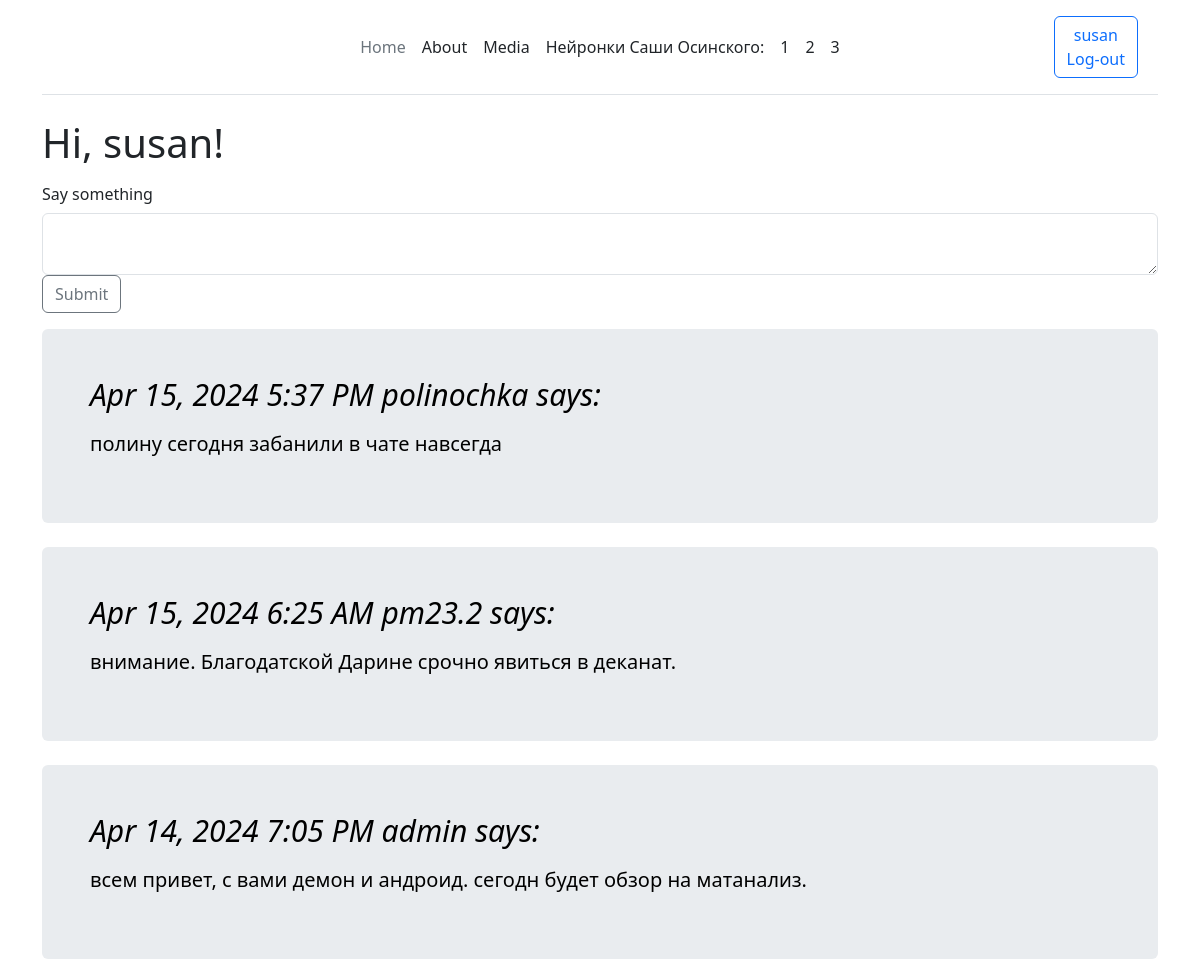
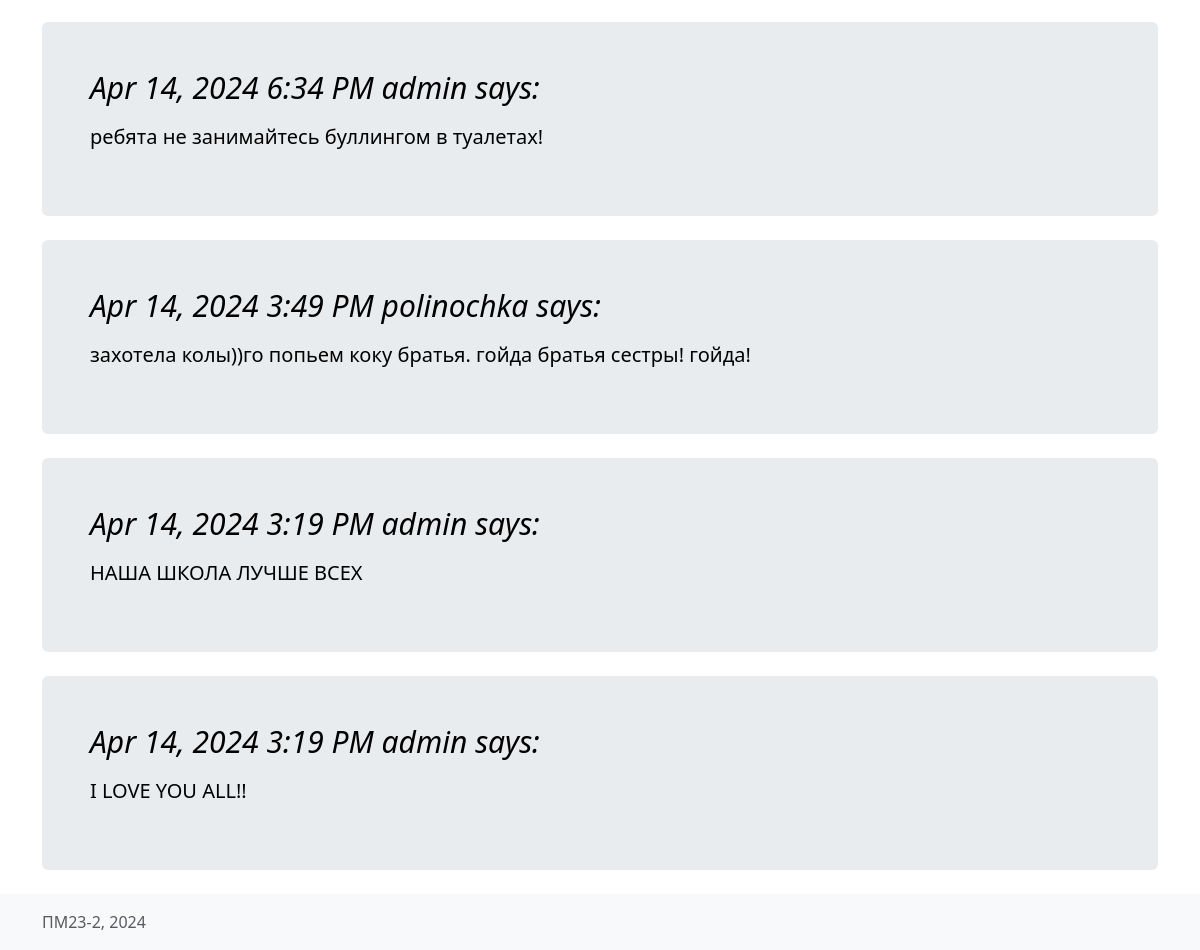
The app's page /index (signed in) with its own data (2 pictures, top to bottom).
### app/models.py (models this page shows, shortened)
class User(UserMixin, db.Model):
    id: so.Mapped[int] = so.mapped_column(primary_key=True)
    username: so.Mapped[str] = so.mapped_column(sa.String(64), index=True, unique=True)
    email: so.Mapped[str] = so.mapped_column(sa.String(120), index=True, unique=True)
    password_hash: so.Mapped[Optional[str]] = so.mapped_column(sa.String(256))
    posts: so.WriteOnlyMapped['Post'] = so.relationship(back_populates='author')

class Post(db.Model):
    id: so.Mapped[int] = so.mapped_column(primary_key=True)
    body: so.Mapped[str] = so.mapped_column(sa.String(140))
    timestamp: so.Mapped[datetime] = so.mapped_column(index=True, default=lambda: datetime.now(timezone.utc))
    user_id: so.Mapped[int] = so.mapped_column(sa.ForeignKey(User.id),index=True)
    author: so.Mapped[User] = so.relationship(back_populates='posts')

### app/routes.py (the view)
@app.route('/', methods=["POST", "GET"])
@app.route('/index', methods=["POST", "GET"])
@login_required
def index():
    form = PostForm()
    if form.validate_on_submit():
        post = Post(body=form.post.data, author=current_user)
        db.session.add(post)
        db.session.commit()
        flash('Your post is now live!')
        return redirect(url_for('index'))
    posts = Post.query.order_by(Post.timestamp).all()[::-1]
    return render_template("index.html", title='Home Page', form=form, posts=posts)

### app/forms.py
class PostForm(FlaskForm):
    post = TextAreaField('Say something', validators=[DataRequired(), Length(min=1, max=140)])
    submit = SubmitField('Submit')

### app/models.py (called while the page is built)
@login.user_loader
def load_user(id):
    return db.session.get(User, int(id))

### app/templates/index.html (shortened to what this page needs)
{% extends "base.html" %}
{% block content %}
<main class="container">
    <h1>Hi, {{ current_user.username }}!</h1>
    <form action="" method="post">
        {{ form.post.label(class_="col-sm-2 col-form-label") }}<br>
        {{ form.post(class_="form-control") }}
        <p>{{ form.submit(class_="btn btn-outline-secondary") }}</p>
    </form>
    {% for post in posts %}
    <div class="p-4 p-md-5 mb-4 rounded text-body-emphasis bg-body-secondary">
            <h1 class="display-4 fst-italic" style="font-size: 30px;">{{ moment(post.timestamp).format('lll')}} {{
                post.author.username }} says: </h1>
            <p class="lead my-3" style="font-size: 20px;">{{ post.body }}</p>
    </div>
    {% endfor %}
</main>
{% endblock %}

### app/templates/base.html (shortened to what this page needs)
<html>
<head>
    {% block styles %}
    {{ bootstrap.load_css() }}
    {% endblock %}
</head>
<div class="container">
    <header class="d-flex flex-wrap align-items-center justify-content-center justify-content-md-between py-3 mb-4 border-bottom"
            style="padding-left: calc(var(--bs-gutter-x)* .5); padding-right: calc(var(--bs-gutter-x)* .5)">
        <div class="col-md-3 mb-2 mb-md-0">
            <a href="/" class="d-inline-flex link-body-emphasis text-decoration-none">
                <svg class="bi" width="40" height="32" role="img" aria-label="Bootstrap">
                    <use xlink:href="#bootstrap"></use>
                </svg>
            </a>
        </div>
        <ul class="nav col-12 col-md-auto mb-2 justify-content-center mb-md-0">
            <li><a href="/index" class="nav-link px-2 link-secondary">Home</a></li>
            <li><a href="#" class="nav-link px-2 link-dark">About</a></li>
            <li><a href="#" class="nav-link px-2 link-dark">Media</a></li>
            <li><a class="nav-link px-2 link-dark">Нейронки Саши Осинского:</a></li>
            <li><a href="#" class="nav-link px-2 link-dark">1</a></li>
            <li><a href="#" class="nav-link px-2 link-dark">2</a></li>
            <li><a href="#" class="nav-link px-2 link-dark">3</a></li>
        </ul>
        <div class="col-md-3 text-end">
            {% if current_user.is_anonymous %}
            <a class="btn btn-outline-primary me-2" href="{{ url_for('login') }}">Login</a>
            {% else %}
            <a class="btn btn-outline-primary me-2" href="{{ url_for('logout') }}"> {{current_user.username}} <br>
                Log-out</a>
            {% endif %}
        </div>
    </header>
</div>
<body class="d-flex flex-column h-100">
{% block content %}{% endblock %}
</body>
<footer class="footer mt-auto py-3 bg-body-tertiary"
">
<div class="container">
    <span class="text-body-secondary">ПМ23-2, 2024</span>
</div>
</footer>
</html>

### records on screen
User: username "susan"
Post: timestamp "Apr 15, 2024 5:37 PM", author.username "polinochka", body "полину сегодня забанили в чате навсегда"
Post: timestamp "Apr 15, 2024 6:25 AM", author.username "pm23.2", body "внимание. Благодатской Дарине срочно явиться в деканат."
Post: timestamp "Apr 14, 2024 7:05 PM", author.username "admin", body "всем привет, с вами демон и андроид. сегодн будет обзор на матанализ."
Post: timestamp "Apr 14, 2024 6:34 PM", author.username "admin", body "ребята не занимайтесь буллингом в туалетах!"
Post: timestamp "Apr 14, 2024 3:49 PM", author.username "polinochka", body "захотела колы))го попьем коку братья. гойда братья сестры! гойда!"
Post: timestamp "Apr 14, 2024 3:19 PM", author.username "admin", body "НАША ШКОЛА ЛУЧШЕ ВСЕХ"
Post: timestamp "Apr 14, 2024 3:19 PM", author.username "admin", body "I LOVE YOU ALL!!"
